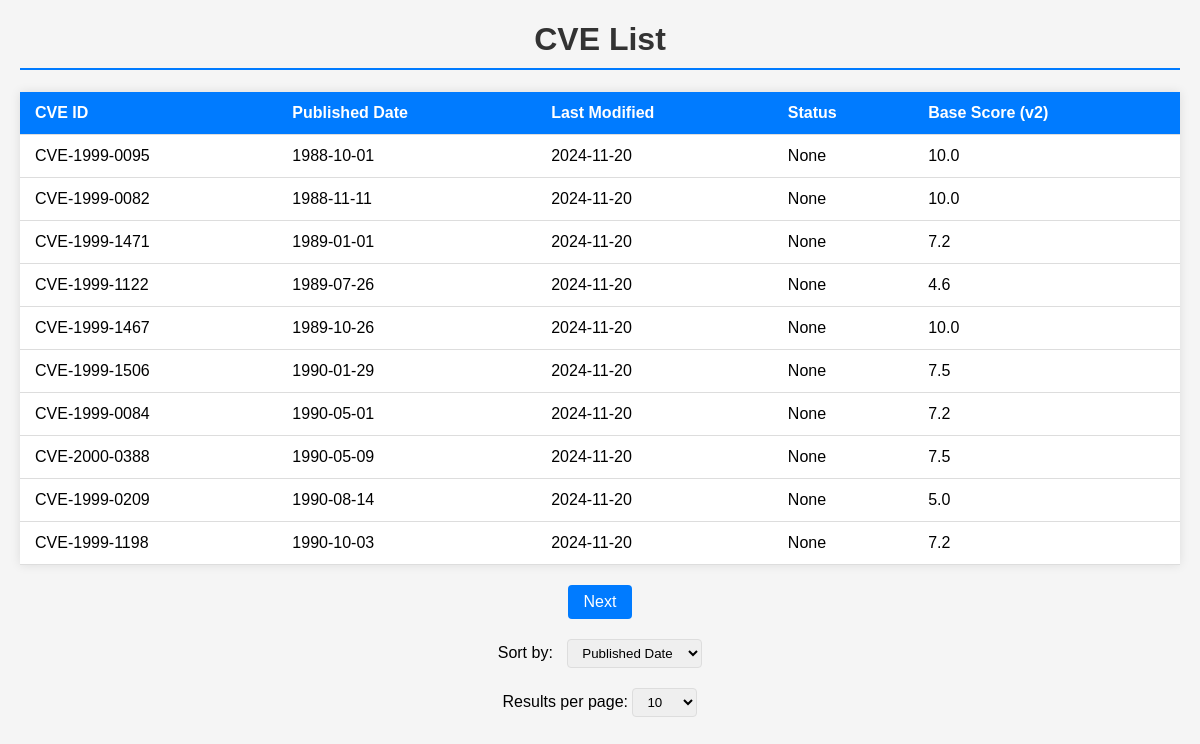
The page /cves/list on the database as committed earlier.
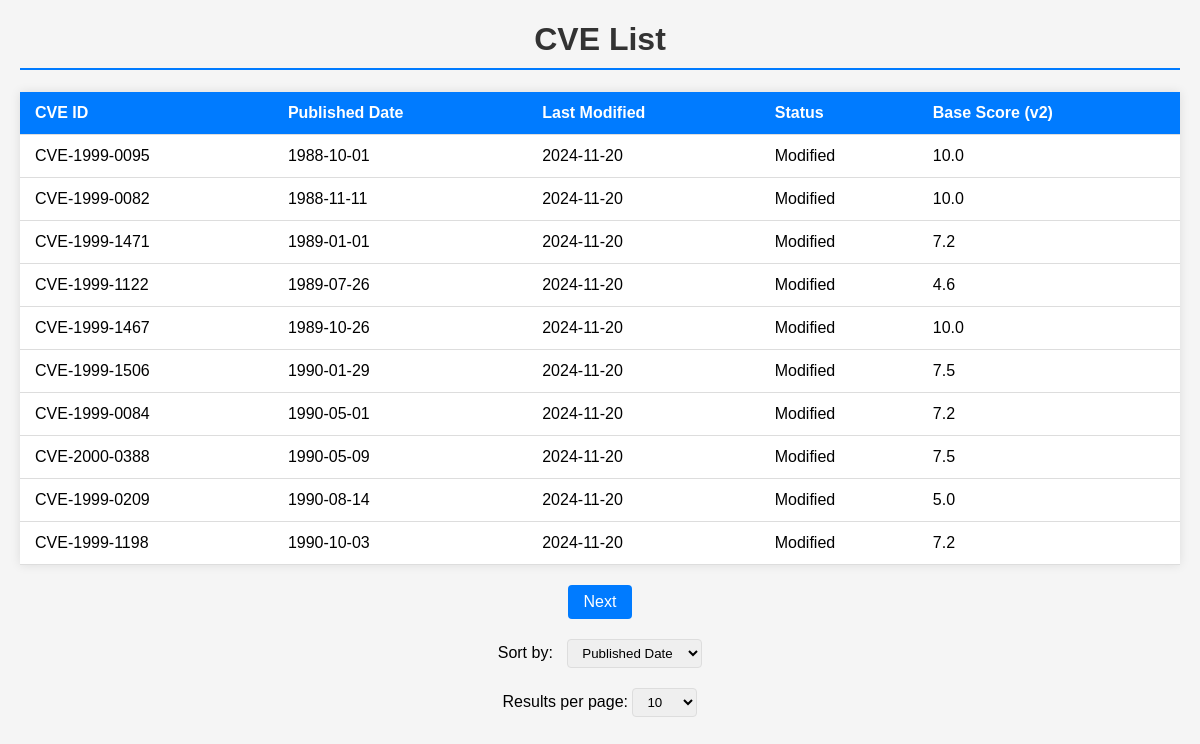
The same page on the database as committed later.
### app/models.py (models this page shows, shortened)
class CVE(db.Model):
    __tablename__ = 'cve'
    id = db.Column(db.String(20), primary_key=True)
    published = db.Column(db.DateTime)
    last_modified = db.Column(db.DateTime)
    description = db.Column(db.Text)
    base_score_v2 = db.Column(db.Float)
    base_score_v3 = db.Column(db.Float)
    cvss_v2_vector = db.Column(db.String(100))
    cvss_v2_severity = db.Column(db.String(20))
    cvss_v3_vector = db.Column(db.String(100))
    cvss_v3_severity = db.Column(db.String(20))
    exploitability_score = db.Column(db.Float)
    impact_score = db.Column(db.Float)
    cpe_list = db.Column(db.JSON)
    status = db.Column(db.String(50))

### app/routes.py (the view)
@app.route('/cves/list')
def list_cves():
    page = request.args.get('page', 1, type=int)
    per_page = request.args.get('per_page', 10, type=int)
    sort_by = request.args.get('sort_by', 'published')  # Default to sorting by published date
    valid_sort_columns = {
        'published': CVE.published,
        'last_modified': CVE.last_modified,
        'status': CVE.status,
        'base_score_v2': CVE.base_score_v2,
        'base_score_v3': CVE.base_score_v3
    }
    sort_column = valid_sort_columns.get(sort_by, CVE.published)
    cves = CVE.query.order_by(sort_column).paginate(page=page, per_page=per_page)
    return render_template('index.html', cves=cves)

### app/templates/index.html (shortened to what this page needs)
<!DOCTYPE html>
<html>
<head>
    <link rel="stylesheet" href="{{ url_for('static', filename='css/style.css') }}">
</head>
<body>
    <h1>CVE List</h1>
    <table>
        <thead>
            <tr>
                <th>CVE ID</th>
                <th>Published Date</th>
                <th>Last Modified</th>
                <th>Status</th>
                <th>Base Score (v2)</th>
            </tr>
        </thead>
        <tbody>
            {% for cve in cves.items %}
            <tr onclick="window.location='/cves/{{ cve.id }}'">
                <td>{{ cve.id }}</td>
                <td>{{ cve.published.strftime('%Y-%m-%d') }}</td>
                <td>{{ cve.last_modified.strftime('%Y-%m-%d') }}</td>
                <td>{{ cve.status }}</td>
                <td>{{ cve.base_score_v2 }}</td>
            </tr>
            {% endfor %}
        </tbody>
    </table>
    <div class="pagination">
        {% if cves.has_next %}
        <a href="{{ url_for('list_cves', page=cves.next_num, per_page=cves.per_page) }}">Next</a>
        {% endif %}
    </div>
    <div class="sorting-bar">
        <label for="sort-by">Sort by:</label>
        <select id="sort-by" onchange="sortTable(this.value)">
            <option value="published">Published Date</option>
        </select>
    </div>
    <div class="results-per-page">
        Results per page:
        <select onchange="window.location.href = '?per_page=' + this.value">
            <option value="10" {% if cves.per_page == 10 %}selected{% endif %}>10</option>
        </select>
    </div>
</body>
</html>

### app/static/css/style.css (style rules this page uses)
body { font-family: Arial, sans-serif; margin: 20px; background-color: #f5f5f5; }
h1 { color: #333; text-align: center; }
table { width: 100%; border-collapse: collapse; margin: 20px 0; background-color: white; box-shadow: 0 0 10px rgba(0, 0, 0, 0.1); }
th, td { padding: 12px 15px; text-align: left; border-bottom: 1px solid #ddd; }
th { background-color: #007bff; color: white; }
.pagination { margin: 20px 0; text-align: center; }
.pagination a { display: inline-block; padding: 8px 16px; margin: 0 4px; background-color: #007bff; color: white; text-decoration: none; border-radius: 4px; }
.results-per-page { text-align: center; margin: 20px 0; }
select { padding: 5px 10px; border-radius: 4px; border: 1px solid #ddd; }
h1 { color: #333; border-bottom: 2px solid #007bff; padding-bottom: 10px; }
.sorting-bar { margin: 20px 0; text-align: center; }
.sorting-bar label { margin-right: 10px; }
.sorting-bar select { padding: 5px 10px; border-radius: 4px; border: 1px solid #ddd; }

Rows that differ between the two databases and show on the page:
changed CVE "CVE-1999-0095": status "None" → "Modified"
changed CVE "CVE-1999-0082": status "None" → "Modified"
changed CVE "CVE-1999-1471": status "None" → "Modified"
changed CVE "CVE-1999-1122": status "None" → "Modified"
changed CVE "CVE-1999-1467": status "None" → "Modified"
changed CVE "CVE-1999-1506": status "None" → "Modified"
changed CVE "CVE-1999-0084": status "None" → "Modified"
changed CVE "CVE-2000-0388": status "None" → "Modified"
changed CVE "CVE-1999-0209": status "None" → "Modified"
changed CVE "CVE-1999-1198": status "None" → "Modified"
